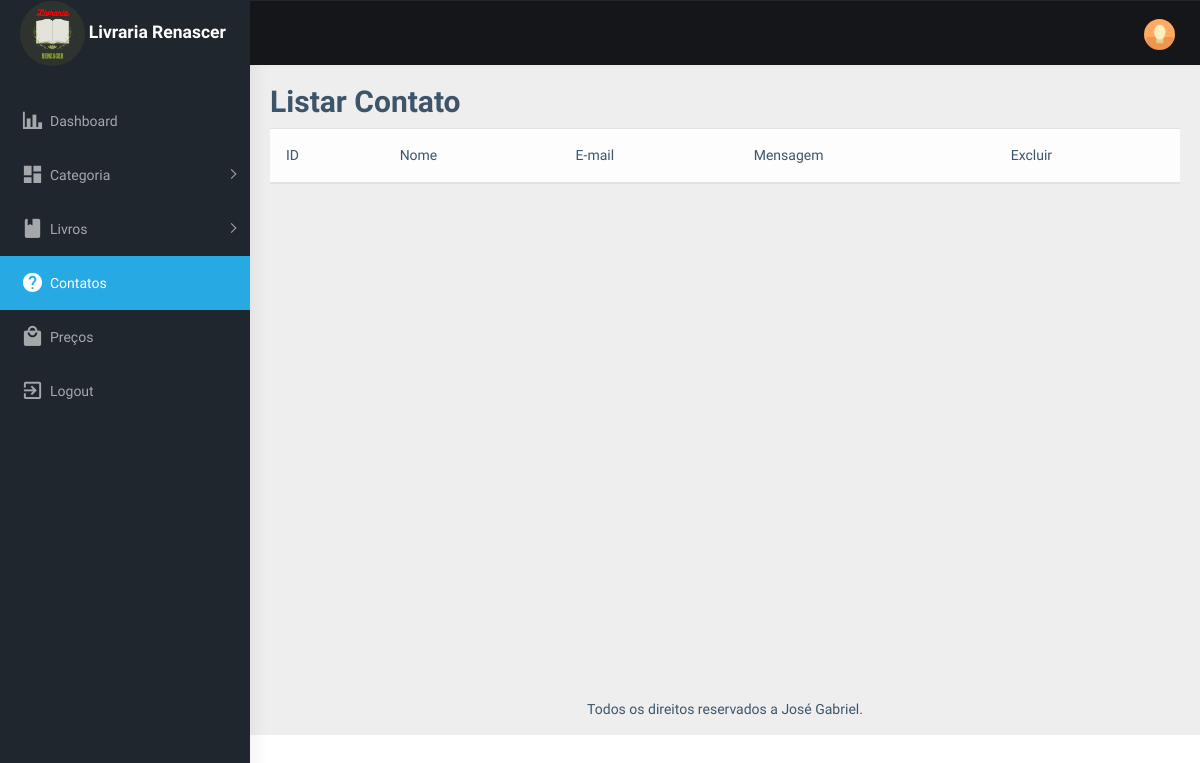
Page /admin-panel/listar_contato on the earlier database version.
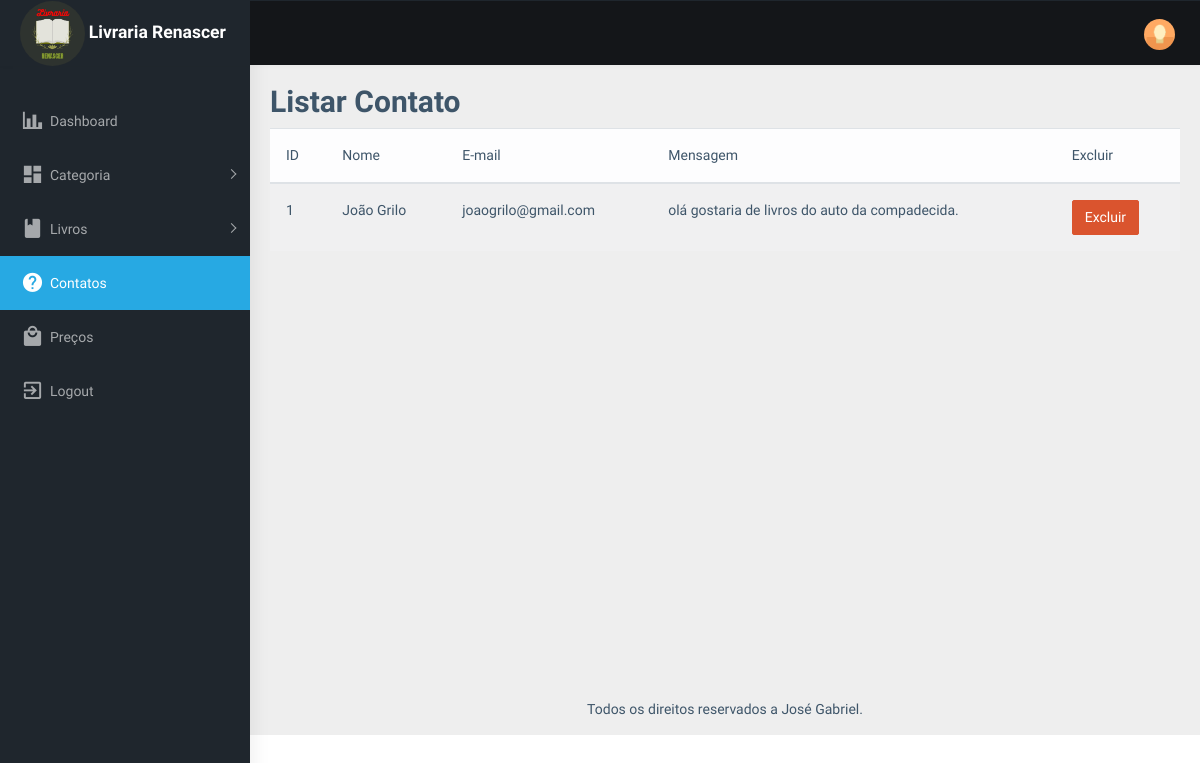
Same page on the later database version.
### livraria/models.py (models this page shows, shortened)
class Contato(models.Model):
    nome = models.CharField(max_length=100)
    email = models.EmailField()
    mensagem = models.TextField()
    criado_em = models.DateTimeField(auto_now_add=True)

### livraria/views.py (the view)
# urls.py: path('admin-panel/listar_contato', views.listar_contato, name='listar_contato'),
def listar_contato(request):
    contatos = Contato.objects.all()
    return render(request, 'admin/listar_contato.html', { 'contatos': contatos })

### livraria/templates/admin/listar_contato.html (shortened to what this page needs)
{% extends 'admin/base_adm.html' %}
{% block conteudo %}
 <h2>Listar Contato</h2>
  <table class="table table-striped table-hover table-light">
    <thead>
        <tr>
            <th>ID</th>
            <th>Nome</th>
            <th>E-mail</th>
            <th>Mensagem</th>
            <th>Excluir</th>
        </tr>
    </thead>
    {% for contato in contatos %}
    <tbody>
        <tr>
            <td>{{ contato.id }}</td>
            <td>{{ contato.nome }}</td>
            <td>{{ contato.email }}</td>
            <td>{{ contato.mensagem }}</td>
            <td><a href="{% url 'excluir_contato' contato.id %}" class="btn btn-danger">Excluir</a></td>
        </tr>
    </tbody>
    {% endfor %}
  </table>
{% endblock %}

### livraria/templates/admin/base_adm.html (shortened to what this page needs)
{% load static %}
<!DOCTYPE html>
<html dir="ltr" lang="pt-BR">
<head>
    <link href="{% static 'dist/css/style.min.css' %}" rel="stylesheet">
    <link rel="stylesheet" type="text/css" href="{% static 'assets/extra-libs/DataTables/datatables.css' %}>
    {% block css %}{% endblock %}
</head>
<body>
  <div class="preloader">
      <div class="lds-ripple">
      </div>
  <div id="main-wrapper">
      <header class="topbar" data-navbarbg="skin5">
          {% include 'admin/header.html' %}
      </header>
      <aside class="left-sidebar" data-sidebarbg="skin5">
          <div class="scroll-sidebar">
              <nav class="sidebar-nav">
                  <ul id="sidebarnav" class="p-t-30">
                     {% include 'admin/menu.html' %}
                  </ul>
              </nav>
          </div>
      </aside>
      <div class="page-wrapper">
          <div class="container-fluid">
              {% block conteudo %}{% endblock %}
          </div>
          {% include 'admin/footer.html' %}
      </div>
 </div>
</body>
</html>

### livraria/templates/admin/header.html (shortened to what this page needs)
{% load static %}
<nav class="navbar top-navbar navbar-expand-md navbar-dark">
    <div class="navbar-header" data-logobg="skin5">
            <a class="navbar-brand" href="">
                <b class="logo-icon p-l-10">
                     <img src="{% static 'img/livraria-logo.jpg' %}" alt="Livraria Renascer" style="width: 30%; border-radius:50px;"> Livraria Renascer
                </b>
            </a>
    </div>
    <div class="navbar-collapse collapse" id="navbarSupportedContent" data-navbarbg="skin5">
        <ul class="navbar-nav float-right">
            <li class="nav-item dropdown">
                <a class="nav-link dropdown-toggle text-muted waves-effect waves-dark pro-pic" href="" data-toggle="dropdown" aria-haspopup="true" aria-expanded="false"><img src="{% static 'assets/images/users/1.jpg' %}" alt="user" class="rounded-circle" width="31"></a>
            </li>
        </ul>
    </div>
  </nav>

### livraria/templates/admin/menu.html (shortened to what this page needs)
<li class="sidebar-item">
  <a class="sidebar-link waves-effect waves-dark sidebar-link" href="/dashboard" aria-expanded="false">
      <i class="mdi mdi-chart-bar"></i>
      <span class="hide-menu">Dashboard</span>
  </a>
</li>
<li class="sidebar-item">
  <a class="sidebar-link has-arrow waves-effect waves-dark" href="javascript:void(0)" aria-expanded="false">
      <i class="mdi mdi-view-dashboard"></i>
      <span class="hide-menu">Categoria</span>
  </a>
</li>
<li class="sidebar-item">
  <a class="sidebar-link has-arrow waves-effect waves-dark" href="javascript:void(0)" aria-expanded="false">
    <i class="mdi mdi-book"></i>
    <span class="hide-menu">Livros</span>
  </a>
</li>
<li class="sidebar-item">
  <a class="sidebar-link waves-effect waves-dark sidebar-link" href="{% url 'listar_contato' %}" aria-expanded="false">
    <i class="mdi mdi-help-circle"></i>
    <span class="hide-menu">Contatos</span>
  </a>
</li>
<li class="sidebar-item">
  <a class="sidebar-link waves-effect waves-dark sidebar-link" class="sidebar-link" href="#" aria-expanded="false">
    <i class="mdi mdi-shopping"></i>
    <span class="hide-menu">Preços</span>
  </a>
</li>
<li class="sidebar-item">
  <a class="sidebar-link waves-effect waves-dark sidebar-link" href="/" aria-expanded="false">
    <i class="mdi mdi-exit-to-app"></i>
    <span class="hide-menu">Logout</span>
  </a>
</li>

### livraria/templates/admin/footer.html
<footer class="footer text-center">
    Todos os direitos reservados a José Gabriel.
  </footer>

Differences in the rows shown:
added Contato: id "1", nome "João Grilo", email "joaogrilo@gmail.com", mensagem "olá gostaria de livros do auto da compadecida."
